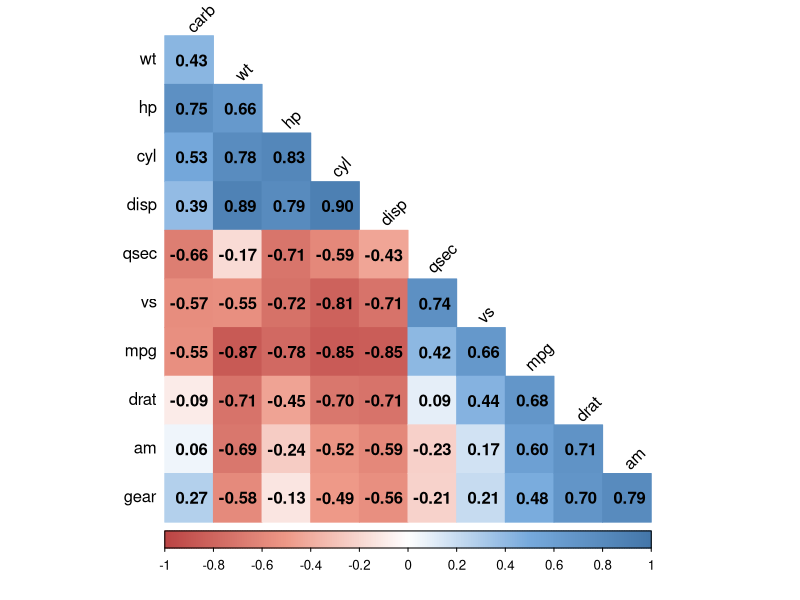

Reproduce this figure in R.
# 통계 분석 기법을 이용한 가설 검정
# t 검정 - 두 집단의 평균 비교

mpg <- as.data.frame(ggplot2::mpg)
library(dplyr)
mpg_diff <- mpg %>%
  select(class, cty) %>%
  filter(class %in% c("compact", "suv"))

# head(mpg_diff)
# table(mpg_diff$class)

# t.test(data=mpg_diff, cty ~ class, var_equal = T)

# mpg_diff 데이터를 지정하고 ~ 기호를 이용해 비교할 값인 cty 변수와 비교할 집단인  class 변수를 지정.
# t 검정은 비교하는 집단의 분산이 같은지 여부에 따라 적용하는 공식이 다름
# 여기서는 집단간 분산이 같다고 가정하고 var.equal = T 를 지정
# 유의확률 5%를 판단기준으로 삼고, p값이 0.05 미만이면 집단간 차이가 통계적으로 유의하다고 판단
# 분석 결과 : compact 와 suv 간 평균 도시 연비 차이가 통계적으로 유의하다
# suv보다 compact의 도시연비가 더 높다고 할수 있다.

mpg_diff2 <- mpg %>%
  select(fl, cty) %>%
  filter(fl %in% c("r", "p"))  # r:regular, p:premium

# table(mpg_diff2$fl)

# t.test(data = mpg_diff2, cty ~ fl, var.equal = T)

# p값이 0.05이상이므로, 일반 휘발유의 고급 휘발유를 사용하는 자동차 간 도시 연비 차이가 통계적으로 유의x
# 따라서, 고급 휘발유의 연비 평균이 더 높지만 이차이는 우연히 발생했을 가능성이 큼




# 상관분석 - 두 변수의 관계성 분석
# 실업자 수와 개인 소비 지출의 상관관계
economics <- as.data.frame(ggplot2::economics)
cor.test(economics$unemploy, economics$pce)
# p값이 0.05 미만이라 실업자 수와 개인 소비 지출의 상관이 통계적으로 유의함
# 상관계수는 양수 0.61이므로, 실업자계 수와 개인 소비 지출은 한 변수가 증가하면 다른 변수가 증가하는 정비례관

# 상관행렬 히트맵 만들기
# head(mtcars)

car_cor <- cor(mtcars)    # 상관행렬 생성
# round(car_cor, 2)   # 소수점 셋째 자리에서 반올림해 출력

install.packages("corrplot")
library(corrplot)
# corrplot(car_cor)
# corrplot(car_cor, method = "number")    # 원대신 상관계수로 표현

col <- colorRampPalette(c("#BB4444", "#EE9988", "#FFFFFF", "#77AADD",
                          "#4477AA"))

corrplot(car_cor,
         method = "color",        # 색깔로 표현
         col = col(200),          # 색상 200개 선정
         type = "lower",          # 왼쪽 아래 행렬만 표시
         order = "hclust",        # 유사한 상관계수끼리 군집화
         addCoef.col = "black",   # 상관계수 색깔
         tl.col = "black",        # 변수명 색깔
         tl.srt = 45,             # 변수명 45도 기울임
         diag = F)                # 대각 행렬 제외